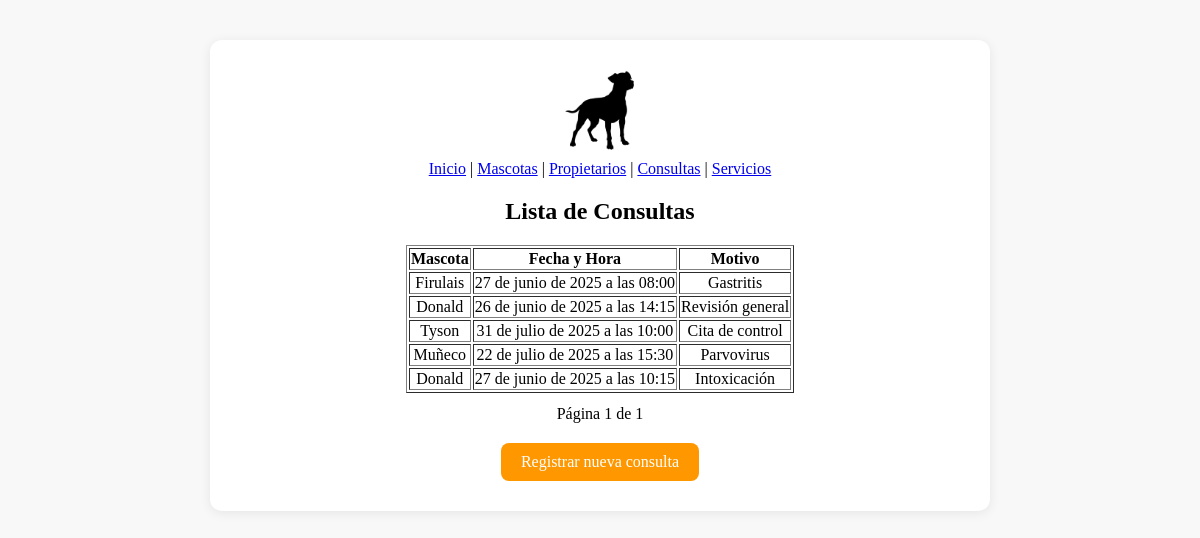
The app's page /appointments/ with its own data.
### appointments/models.py (models this page shows, shortened)
class Appointment(models.Model):
    SERVICE_CHOICES = [
        ('consulta', 'Consulta general y de especialidad'),
        ('vacunacion', 'Vacunación y desparasitación'),
        ('cirugia', 'Cirugías'),
        ('nutricion', 'Control de peso y nutrición'),
        ('urgencia', 'Atención de urgencias'),
        ('laboratorio', 'Laboratorio clínico'),
        ('peluqueria', 'Baño y peluquería'),
    ]
    service = models.CharField(max_length=30, choices=SERVICE_CHOICES, default='consulta')
    pet = models.ForeignKey(Pet, on_delete=models.CASCADE) # Relación con el modelo Pet. Se eliminarán las citas si se elimina la mascota
    date = models.DateTimeField()
    reason = models.TextField()

### pets/models.py (models this page shows, shortened)
class Pet(models.Model):
    name = models.CharField(max_length=100)
    species = models.CharField(max_length=50)
    age = models.PositiveIntegerField()
    owner = models.ForeignKey(Owner, on_delete=models.CASCADE)

### appointments/views.py (the view)
# urls.py: path('', views.appointment_list, name='appointment_list'),
def appointment_list(request):
    appointments = Appointment.objects.all().order_by('id') # Ordena para paginación consistente
    paginator = Paginator(appointments, 10) # 10 consultas por página
    page_number = request.GET.get('page')
    page_obj = paginator.get_page(page_number)
    return render(request, 'appointments/appointment_list.html', {'page_obj': page_obj})

### templates/appointments/appointment_list.html (shortened to what this page needs)
{% extends 'base.html' %}
{% block content %}
<h2>Lista de Consultas</h2>
<table border="1">
    <tr>
        <th>Mascota</th>
        <th>Fecha y Hora</th>
        <th>Motivo</th>
    </tr>
    {% for appointment in page_obj %}
    <tr>
        <td>{{ appointment.pet.name }}</td>
        <td>{{ appointment.date }}</td>
        <td>{{ appointment.reason }}</td>
    </tr>
    {% endfor %}
</table>
<div style="margin-top: 12px;">
    Página {{ page_obj.number }} de {{ page_obj.paginator.num_pages }}
</div>
<div style="margin-top: 20px;">
    <a href="{% url 'appointment_create' %}" style="display:inline-block; padding:10px 20px; background:#FF9800; color:#fff; text-decoration:none; border-radius:8px;">Registrar nueva consulta</a>
</div>
{% endblock %}

### templates/base.html (style rules this page uses)
body { background: #f8f8f8; }
table { margin: 0 auto; }

### records on screen
Appointment: pet.name "Firulais", date "27 de junio de 2025 a las 08:00", reason "Gastritis"
Appointment: pet.name "Donald", date "26 de junio de 2025 a las 14:15", reason "Revisión general"
Appointment: pet.name "Tyson", date "31 de julio de 2025 a las 10:00", reason "Cita de control"
Appointment: pet.name "Muñeco", date "22 de julio de 2025 a las 15:30", reason "Parvovirus"
Appointment: pet.name "Donald", date "27 de junio de 2025 a las 10:15", reason "Intoxicación"

### other values on screen
{{ page_obj.number }} "1"
{{ page_obj.paginator.num_pages }} "1"
